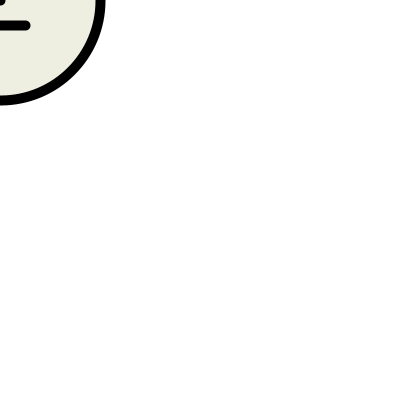
Frame 1 (no input)
Frame 60 (the mouse pressed at the canvas centre just before this capture): identical to frame 1, image omitted
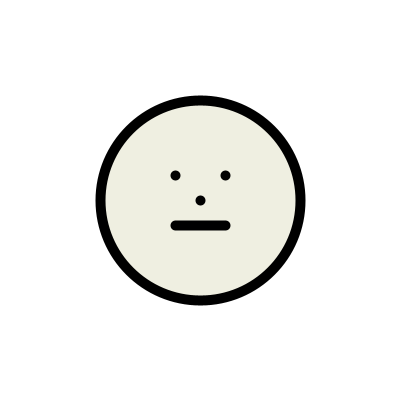
Frame 120 (the mouse held since frame 60 and released just before this capture)

The Processing sketch that drew these frames (run headless with seeded random() and noise(); from frame 60 on, the mouse is pressed at the canvas centre):

// Processing sketch: smiley_som_f_lger_mus
// ── smiley_som_f_lger_mus.pde
int eyeR = 100;
int eyeG = 200;
int eyeB = 0;

void setup() {
  size(400, 400);
}

void draw() {
  background(255);
  strokeWeight(10);
  fill(120, 120, 0, 30);

  
  //hoved
  circle(mouseX, mouseY, 200);
  
  // næse
  point(mouseX, mouseY);
  
  //venstre øje
  point(mouseX-25, mouseY-25); 
  
  // højre øje
  point(mouseX+25, mouseY-25); 
  
   //mund
  line(mouseX-25, mouseY+25, mouseX+25, mouseY+25);

}
